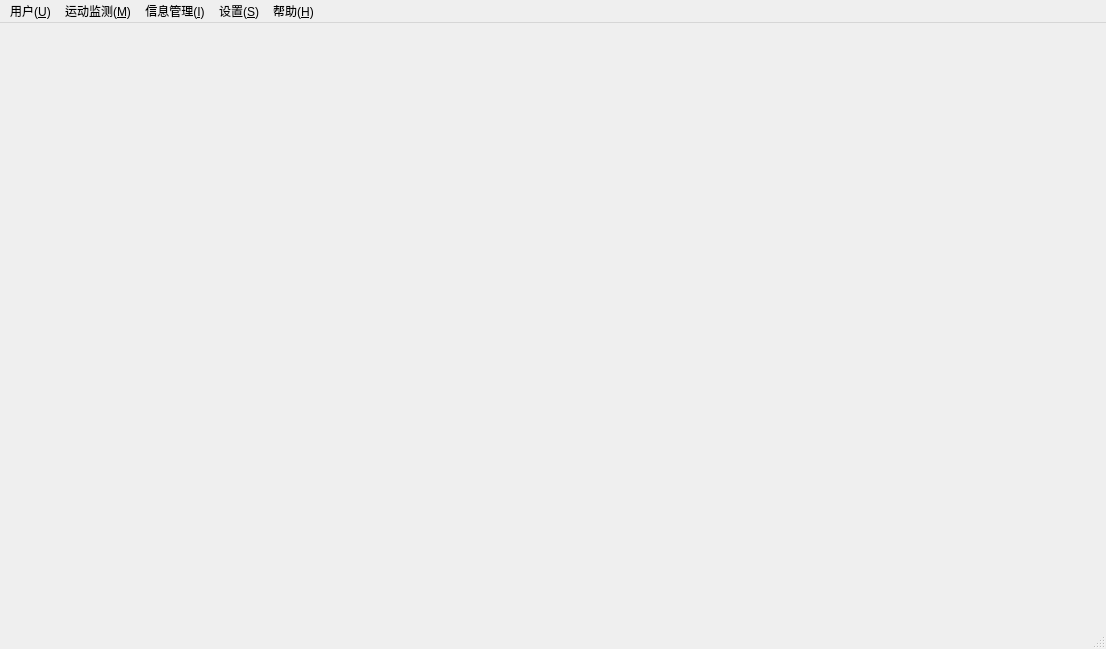
<?xml version="1.0" encoding="UTF-8"?>
<ui version="4.0">
 <class>MainWindow</class>
 <widget class="QMainWindow" name="MainWindow">
  <property name="geometry">
   <rect>
    <x>0</x>
    <y>0</y>
    <width>1106</width>
    <height>649</height>
   </rect>
  </property>
  <property name="windowTitle">
   <string>MainWindow</string>
  </property>
  <property name="windowIcon">
   <iconset>
    <normalon>:/nu.png</normalon>
   </iconset>
  </property>
  <widget class="QWidget" name="centralWidget">
   <layout class="QVBoxLayout" name="verticalLayout">
    <item>
     <widget class="QStackedWidget" name="stackedWidget">
      <widget class="QWidget" name="page"/>
      <widget class="QWidget" name="page_2"/>
     </widget>
    </item>
   </layout>
  </widget>
  <widget class="QMenuBar" name="menuBar">
   <property name="geometry">
    <rect>
     <x>0</x>
     <y>0</y>
     <width>1106</width>
     <height>23</height>
    </rect>
   </property>
   <widget class="QMenu" name="menuYonghu">
    <property name="title">
     <string>用户(&amp;U)</string>
    </property>
    <addaction name="actionLogin"/>
    <addaction name="actionLogout"/>
   </widget>
   <widget class="QMenu" name="menu_I">
    <property name="title">
     <string>信息管理(&amp;I)</string>
    </property>
    <addaction name="actionD"/>
    <addaction name="action_Device_Query"/>
   </widget>
   <widget class="QMenu" name="menu_S">
    <property name="title">
     <string>设置(&amp;S)</string>
    </property>
    <addaction name="action"/>
   </widget>
   <widget class="QMenu" name="menu_H">
    <property name="title">
     <string>帮助(&amp;H)</string>
    </property>
    <addaction name="actionHelp"/>
   </widget>
   <widget class="QMenu" name="menu_M">
    <property name="title">
     <string>运动监测(&amp;M)</string>
    </property>
    <addaction name="action_3"/>
   </widget>
   <addaction name="menuYonghu"/>
   <addaction name="menu_M"/>
   <addaction name="menu_I"/>
   <addaction name="menu_S"/>
   <addaction name="menu_H"/>
  </widget>
  <widget class="QStatusBar" name="statusBar"/>
  <action name="actionLogin">
   <property name="text">
    <string>登录</string>
   </property>
  </action>
  <action name="actionLogout">
   <property name="text">
    <string>注销</string>
   </property>
  </action>
  <action name="actionD">
   <property name="text">
    <string>奶山羊信息管理</string>
   </property>
  </action>
  <action name="actionHelp">
   <property name="text">
    <string>获取帮助</string>
   </property>
  </action>
  <action name="action_Device_Query">
   <property name="text">
    <string>设备信息管理</string>
   </property>
  </action>
  <action name="action_2">
   <property name="text">
    <string>备份设置</string>
   </property>
  </action>
  <action name="action_3">
   <property name="text">
    <string>运动监测界面</string>
   </property>
  </action>
  <action name="action">
   <property name="text">
    <string>绑定设置</string>
   </property>
  </action>
 </widget>
 <layoutdefault spacing="6" margin="11"/>
 <resources/>
 <connections/>
</ui>
